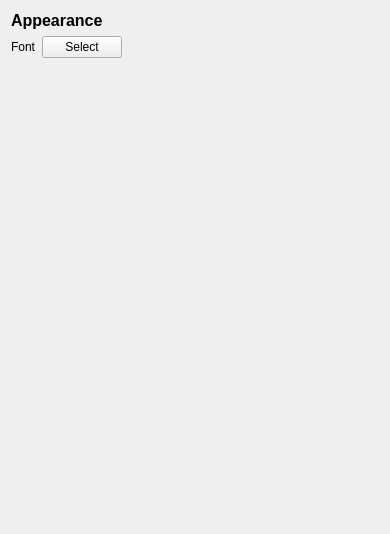
<?xml version="1.0" encoding="UTF-8"?>
<ui version="4.0">
 <class>AppearanceSettings</class>
 <widget class="QFrame" name="AppearanceSettings">
  <property name="geometry">
   <rect>
    <x>0</x>
    <y>0</y>
    <width>390</width>
    <height>534</height>
   </rect>
  </property>
  <property name="windowTitle">
   <string>Frame</string>
  </property>
  <layout class="QVBoxLayout" name="verticalLayout">
   <item>
    <widget class="QLabel" name="label">
     <property name="font">
      <font>
       <pointsize>12</pointsize>
       <bold>true</bold>
      </font>
     </property>
     <property name="text">
      <string>Appearance</string>
     </property>
    </widget>
   </item>
   <item>
    <layout class="QHBoxLayout" name="horizontalLayout">
     <item>
      <widget class="QLabel" name="label_2">
       <property name="text">
        <string>Font</string>
       </property>
      </widget>
     </item>
     <item>
      <widget class="QPushButton" name="buttonSelectFont">
       <property name="text">
        <string>Select</string>
       </property>
      </widget>
     </item>
     <item>
      <spacer name="horizontalSpacer">
       <property name="orientation">
        <enum>Qt::Horizontal</enum>
       </property>
       <property name="sizeHint" stdset="0">
        <size>
         <width>40</width>
         <height>20</height>
        </size>
       </property>
      </spacer>
     </item>
    </layout>
   </item>
   <item>
    <spacer name="verticalSpacer">
     <property name="orientation">
      <enum>Qt::Vertical</enum>
     </property>
     <property name="sizeHint" stdset="0">
      <size>
       <width>20</width>
       <height>454</height>
      </size>
     </property>
    </spacer>
   </item>
  </layout>
 </widget>
 <resources/>
 <connections/>
</ui>
